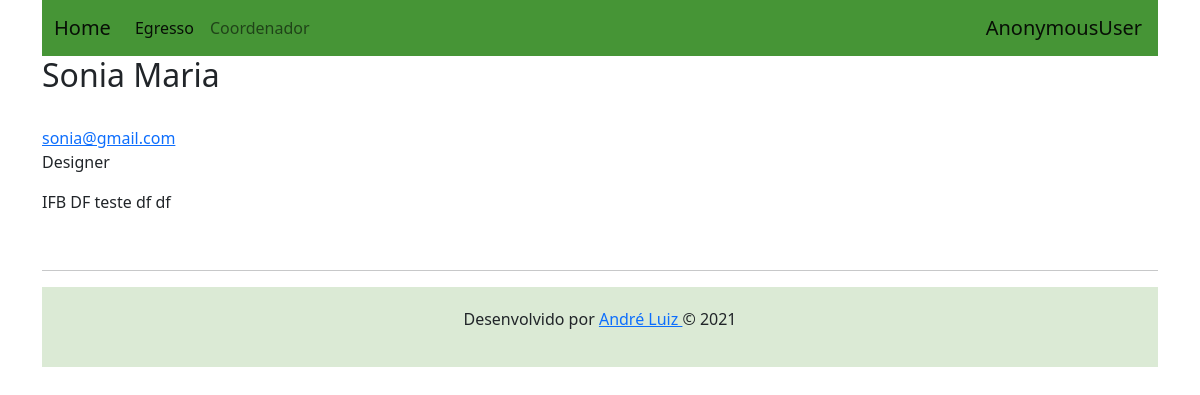
The page /perfis/3 on the database as committed earlier.
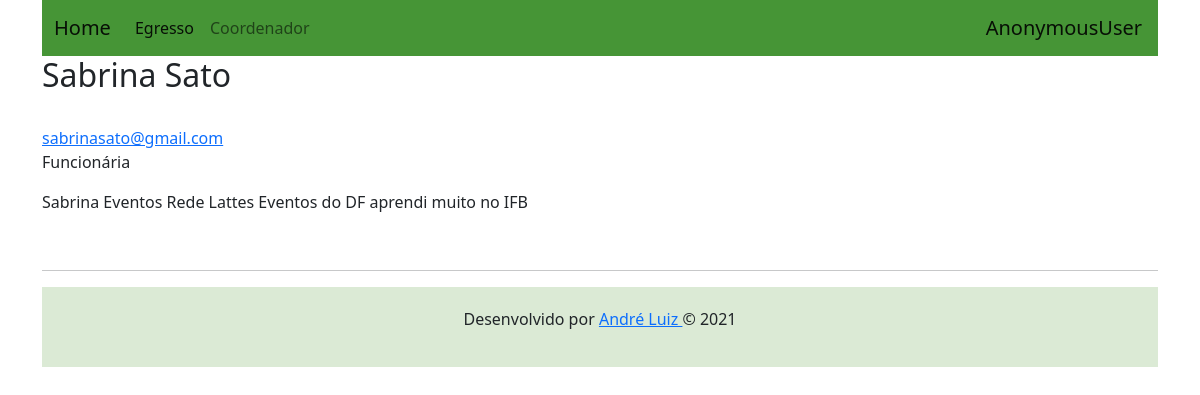
The same page on the database as committed later.
### perfis/models.py (models this page shows, shortened)
class Alunos(models.Model):
    nome = models.CharField(max_length=255, null=False)
    email = models.CharField(max_length=255, null=False)
    foto = models.CharField(max_length=255, null=False)
    cargo_atual = models.CharField(max_length=255, null=False)
    empresa_atual = models.CharField(max_length=255, null=False)
    rede_social = models.CharField(max_length=255, null=False)
    lattes = models.CharField(max_length=255, null=False)
    interesses = models.CharField(max_length=255, null=False)
    relato_pessoal = models.CharField(max_length=255, null=False)
    contatos = models.ManyToManyField('self')
    usuario = models.OneToOneField(User, on_delete=models.CASCADE, related_name="alunos")
    @property
    def email(self):
        return self.usuario.email

### perfis/views.py (the view)
# urls.py: path('perfis/<int:perfil_id>', views.exibir, name='exibir'),
def exibir(request, perfil_id):
    alunos = Alunos.objects.get(id=perfil_id)
    return render(request, 'alunos.html', { "alunos" : alunos})

### perfis/templates/alunos.html
{% extends "base.html" %}
{% block body %}
<div class="row">
    <div class="col-lg-12">
        <h2 style="margin-top:0">{{alunos.nome}}</h2>
        <address>
          <strong>{{perfil.nome_empresa}}</strong><br>
          <a href="mailto:{{alunos.email}}">{{alunos.email}}</a>
          <p> {{alunos.cargo_atual}} </p>
          {{alunos.empresa_atual}}
          {{alunos.rede_social}}
          {{alunos.lattes}}
          {{alunos.interesses}}
          {{alunos.relato_pessoal}}
        </address>
    </div>
</div>
{% endblock %}

Rows that differ between the two databases and show on the page:
changed Alunos: nome "Sonia Maria" → "Sabrina Sato"; email "sonia@gmail.com" → "sabrinasato@gmail.com"; cargo_atual "Designer" → "Funcionária"; empresa_atual "IFB" → "Sabrina Eventos"; rede_social "DF" → "Rede"; lattes "teste" → "Lattes"; interesses "df" → "Eventos do DF"; relato_pessoal "df" → "aprendi muito no IFB"
